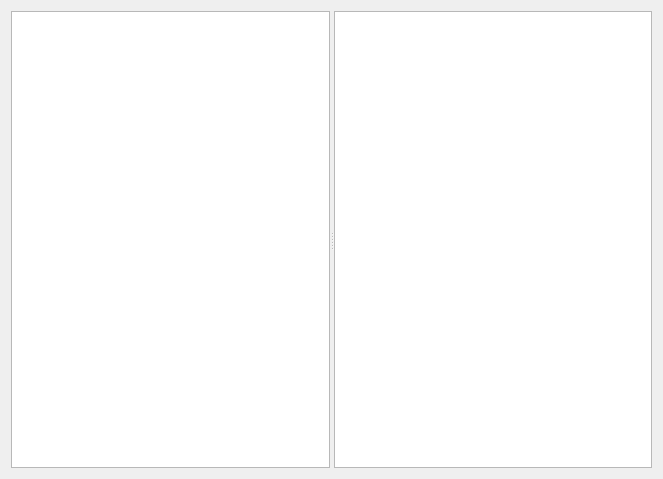
<?xml version="1.0" encoding="UTF-8"?>
<ui version="4.0">
 <class>FileHistoryDialog</class>
 <widget class="QDialog" name="FileHistoryDialog">
  <property name="geometry">
   <rect>
    <x>0</x>
    <y>0</y>
    <width>663</width>
    <height>479</height>
   </rect>
  </property>
  <property name="windowTitle">
   <string>Dialog</string>
  </property>
  <layout class="QVBoxLayout" name="verticalLayout">
   <item>
    <widget class="QSplitter" name="splitter">
     <property name="orientation">
      <enum>Qt::Horizontal</enum>
     </property>
     <widget class="QListWidget" name="listWidget"/>
     <widget class="CodeEditor" name="plainTextEdit"/>
    </widget>
   </item>
  </layout>
 </widget>
 <customwidgets>
  <customwidget>
   <class>CodeEditor</class>
   <extends>QPlainTextEdit</extends>
   <header location="global">widgets/codeeditor.h</header>
  </customwidget>
 </customwidgets>
 <resources/>
 <connections/>
</ui>
